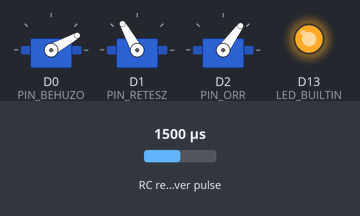
The sketch below on a simulated Seeed XIAO (SAMD21). On the bench: 3 × servo, output pins drawn as LEDs (lit = HIGH). Wiring (inferred from the names in the program): RC receiver channel: data D7. The test bench sets the inputs (shaded band); at power-on: RC receiver pulse 1500 µs.

Above: at 1.2 s.
1.3 s: RC receiver pulse (sensor on D7) set to 1593 µs
2.8 s: RC receiver pulse (sensor on D7) set to 1601 µs
At 3.82 s:
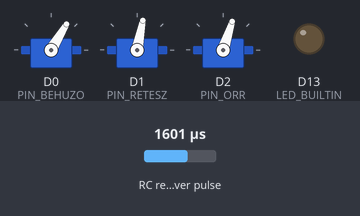
At 7.4 s:
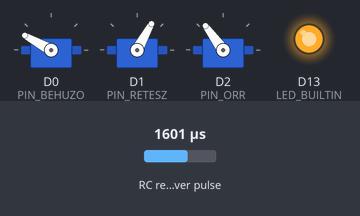
8.8 s: RC receiver pulse (sensor on D7) set to 1415 µs
10.3 s: RC receiver pulse (sensor on D7) set to 1392 µs
At 10.52 s:
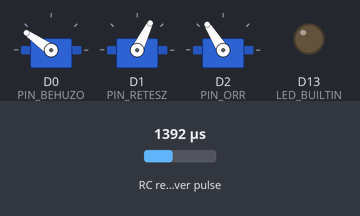
Timing chart, 0 to 15.8 s (numbered marks = the images above; inputs shaded):
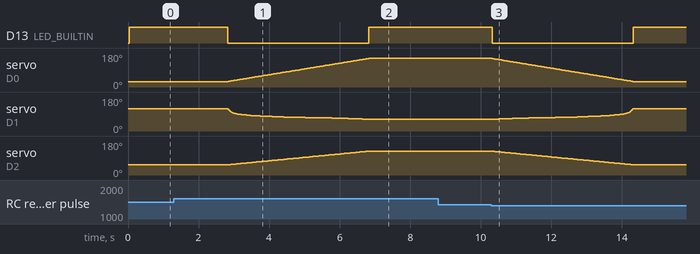

Measured:
- the behaviour switches between 1600 and 1601 µs on RC receiver pulse (sensor on D7) (found by bisection; images 0 and 1)
- the behaviour switches between 1400 and 1399 µs on RC receiver pulse (sensor on D7) (found by bisection; images 2 and 3)
- after the input at 1.3 s, every drawn part: stays the same
- after the input at 2.8 s, D13 (LED_BUILTIN): HIGH → LOW at once, → HIGH 4.0 s later; servo on D0 (PIN_BEHUZO): moves from 29° to 151° over 4.0 s, starting after 0.05 s; servo on D1 (PIN_RETESZ): moves from 119° to 61° over 4.0 s, starting at once; servo on D2 (PIN_ORR): moves from 54° to 126° over 4.0 s, starting after 0.05 s
- after the input at 8.8 s, every drawn part: stays the same
- after the input at 10.3 s, D13 (LED_BUILTIN): HIGH → LOW at once, → HIGH 4.0 s later; servo on D0 (PIN_BEHUZO): moves from 151° to 29° over 4.0 s, starting at once; servo on D1 (PIN_RETESZ): moves from 61° to 119° over 4.0 s, starting after 0.05 s; servo on D2 (PIN_ORR): moves from 126° to 54° over 3.9 s, starting after 0.05 s

The sketch:

cl415_futomu.ino
```cpp
// =====================================================================
//  CL-415 RC – futómű-vezérlő (főfutó v2 + orrfutó)
//  Board:  Seeed XIAO RP2040  (arduino-pico core, Earle Philhower)
//
//  Mit csinál:
//   - a vevő CH5 (futómű) PWM jelét olvassa;
//   - a főfutó 2 behúzó és 2 reteszelő szervóját együtt mozgatja egy táblázat
//     szerint (mozgas_tabla.h, a cad/gen_futomu_v2.py számolja), hogy a láb,
//     a lengőkar és a merevítő ne feszüljön egymásnak;
//   - az orrfutó szervóját ugyanazzal az ütemmel mozgatja;
//   - jelvesztéskor kiengedi a futót.
//
//  Bekötés:
//   D7  <- vevő CH5 jel (fehér/sárga) osztón át: 4,7 kΩ sorosan, 10 kΩ a D7-ről GND-re
//          (az RP2040 lába nem bírja az 5 V-ot)
//   D0  -> behúzó szervók (Y-kábel, a két szervó tükrözve beépítve)
//   D1  -> reteszelő szervók (Y-kábel, tükrözve)
//   D2  -> orrfutó szervó
//   5V / GND: a szervók és a XIAO 5V lába külön 5 V-os BEC-ről kapják a tápot
//             (min. 3 A, mert az 5 szervó egyszerre mozog); közös GND a vevővel.
// =====================================================================
#include <Arduino.h>
#include <Servo.h>
#include "mozgas_tabla.h"

// ----------------------------------------------------------- beállítások
const pin_size_t PIN_CH5     = D7;
const pin_size_t PIN_BEHUZO  = D0;
const pin_size_t PIN_RETESZ  = D1;
const pin_size_t PIN_ORR     = D2;

// CH5: melyik állás jelenti a kiengedett futót
const bool  KI_HA_ALACSONY   = true;     // true: 1500 µs alatt kiengedve
const int   KUSZOB_US        = 1500;
const int   HISZTEREZIS_US   = 100;

// a teljes mozgás ideje (behúzott <-> kiengedett)
const uint32_t MOZGAS_IDO_MS = 4000;

// szervók: középállás (µs), µs/fok, irány (+1 / -1)
// MG90S: kb. 10–11 µs/fok. Az irányt az első próbánál állítsd be (lásd a leírást).
const float BEHUZO_KOZEP_US  = 1500.0f;
const float RETESZ_KOZEP_US  = 1500.0f;
const float US_PER_FOK       = 10.6f;
const int   BEHUZO_IRANY     = +1;
const int   RETESZ_IRANY     = +1;
// finomhangolás a két végállásban (fok): a reteszelt (kiengedett) helyzetben
// a merevítő 2–3 fokkal túl legyen az egyenesen, az ütközőn.
const float RETESZ_KI_TRIM   = 0.0f;
const float RETESZ_BE_TRIM   = 0.0f;
const float BEHUZO_KI_TRIM   = 0.0f;
const float BEHUZO_BE_TRIM   = 0.0f;

// orrfutó: impulzus behúzva / kiengedve
const int   ORR_BE_US        = 1900;
const int   ORR_KI_US        = 1100;

// jelvesztés: ennyi ideig nincs érvényes impulzus -> kiengedés
const uint32_t JELVESZTES_MS = 500;

// ----------------------------------------------------------- PWM mérés
volatile uint32_t emelkedes_us = 0;
volatile uint16_t impulzus_us = 0;
volatile uint32_t utolso_jel_ms = 0;

void ch5Megszakitas() {
  uint32_t most = micros();
  if (digitalRead(PIN_CH5)) {
    emelkedes_us = most;
  } else {
    uint32_t sz = most - emelkedes_us;
    if (sz >= 800 && sz <= 2200) {
      impulzus_us = (uint16_t)sz;
      utolso_jel_ms = millis();
    }
  }
}

// ----------------------------------------------------------- mozgás
Servo behuzo, retesz, orr;
float t = 1.0f;          // 0 = behúzva, 1 = kiengedve
float cel = 1.0f;
uint32_t elozo_ms = 0;

float tablaErtek(const float *tabla, float tt) {
  float x = tt * (MOZGAS_PONTOK - 1);
  int i = (int)x;
  if (i >= MOZGAS_PONTOK - 1) return tabla[MOZGAS_PONTOK - 1];
  if (i < 0) return tabla[0];
  float f = x - i;
  return tabla[i] + (tabla[i + 1] - tabla[i]) * f;
}

void szervokKi(float tt) {
  float b = tablaErtek(BEHUZO_SZOG, tt) + BEHUZO_BE_TRIM * (1 - tt) + BEHUZO_KI_TRIM * tt;
  float r = tablaErtek(RETESZ_SZOG, tt) + RETESZ_BE_TRIM * (1 - tt) + RETESZ_KI_TRIM * tt;
  behuzo.writeMicroseconds((int)(BEHUZO_KOZEP_US + BEHUZO_IRANY * b * US_PER_FOK));
  retesz.writeMicroseconds((int)(RETESZ_KOZEP_US + RETESZ_IRANY * r * US_PER_FOK));
  orr.writeMicroseconds((int)(ORR_BE_US + (ORR_KI_US - ORR_BE_US) * tt));
}

float celAJelbol(uint16_t us, float elozo) {
  bool alacsony;
  if (us < KUSZOB_US - HISZTEREZIS_US) alacsony = true;
  else if (us > KUSZOB_US + HISZTEREZIS_US) alacsony = false;
  else return elozo;                                   // holtsáv: marad
  bool ki = (alacsony == KI_HA_ALACSONY);
  return ki ? 1.0f : 0.0f;
}

void setup() {
  pinMode(PIN_CH5, INPUT);
  attachInterrupt(digitalPinToInterrupt(PIN_CH5), ch5Megszakitas, CHANGE);
  pinMode(LED_BUILTIN, OUTPUT);

  // indításkor 1 másodpercig várjuk a jelet, és mozgás nélkül a kért állásba állunk
  uint32_t kezd = millis();
  while (millis() - kezd < 1000 && impulzus_us == 0) delay(10);
  if (impulzus_us != 0) cel = celAJelbol(impulzus_us, 1.0f);
  t = cel;

  behuzo.attach(PIN_BEHUZO, 500, 2500);
  retesz.attach(PIN_RETESZ, 500, 2500);
  orr.attach(PIN_ORR, 500, 2500);
  szervokKi(t);
  elozo_ms = millis();
}

void loop() {
  uint32_t most = millis();
  noInterrupts();
  uint16_t us = impulzus_us;
  uint32_t jel = utolso_jel_ms;
  interrupts();

  if (us == 0 || most - jel > JELVESZTES_MS) cel = 1.0f;   // jelvesztés: kiengedés
  else cel = celAJelbol(us, cel);

  float dt = (most - elozo_ms) / (float)MOZGAS_IDO_MS;
  elozo_ms = most;
  if (t < cel) t = min(cel, t + dt);
  else if (t > cel) t = max(cel, t - dt);

  szervokKi(t);
  digitalWrite(LED_BUILTIN, (t != cel) ? LOW : HIGH);    // a XIAO LED-je mozgás közben világít
  delay(10);
}
```

mozgas_tabla.h
```cpp
// Automatikusan generált: cad/gen_futomu_v2.py – ne kézzel módosítsd.
// A főfutó szervóinak szöge (fok, a szervó középállásához képest) a behúzott (0) és
// a kiengedett (utolsó) állapot között, egyenlő lépésekben.
#pragma once
const int MOZGAS_PONTOK = 41;
const float BEHUZO_SZOG[MOZGAS_PONTOK] = {63.75f, 60.56f, 57.37f, 54.19f, 51.00f, 47.81f, 44.62f, 41.44f, 38.25f, 35.06f, 31.88f, 28.69f, 25.50f, 22.31f, 19.12f, 15.94f, 12.75f, 9.56f, 6.38f, 3.19f, 0.00f, -3.19f, -6.38f, -9.56f, -12.75f, -15.94f, -19.12f, -22.31f, -25.50f, -28.69f, -31.88f, -35.06f, -38.25f, -41.44f, -44.62f, -47.81f, -51.00f, -54.19f, -57.38f, -60.56f, -63.75f};
const float RETESZ_SZOG[MOZGAS_PONTOK] = {-30.00f, -28.86f, -27.43f, -26.44f, -25.67f, -25.03f, -24.47f, -23.97f, -23.50f, -23.06f, -22.64f, -22.22f, -21.81f, -21.40f, -21.00f, -20.59f, -20.17f, -19.74f, -19.30f, -18.85f, -18.38f, -17.89f, -17.38f, -16.84f, -16.27f, -15.66f, -15.01f, -14.32f, -13.56f, -12.74f, -11.84f, -10.83f, -9.70f, -8.42f, -6.93f, -5.18f, -3.03f, -0.31f, 3.41f, 9.28f, 30.00f};
```
